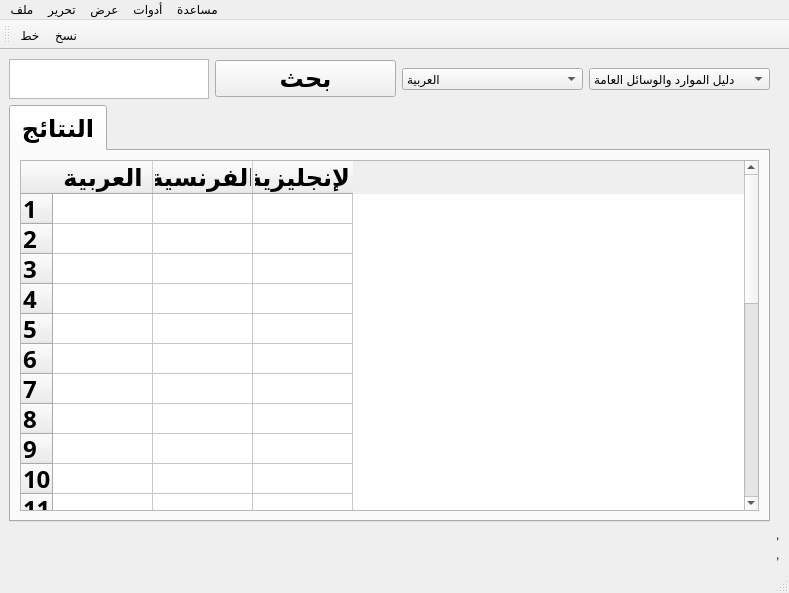
<?xml version="1.0" encoding="UTF-8"?>
<ui version="4.0">
 <class>MainWindow</class>
 <widget class="QMainWindow" name="MainWindow">
  <property name="enabled">
   <bool>true</bool>
  </property>
  <property name="geometry">
   <rect>
    <x>0</x>
    <y>0</y>
    <width>789</width>
    <height>593</height>
   </rect>
  </property>
  <property name="sizePolicy">
   <sizepolicy hsizetype="MinimumExpanding" vsizetype="MinimumExpanding">
    <horstretch>0</horstretch>
    <verstretch>0</verstretch>
   </sizepolicy>
  </property>
  <property name="windowTitle">
   <string>قطرب: تصريف الأفعال العربية</string>
  </property>
  <widget class="QWidget" name="centralwidget">
   <layout class="QGridLayout" name="gridLayout_3">
    <item row="1" column="1">
     <widget class="QLabel" name="Label">
      <property name="text">
       <string>,</string>
      </property>
     </widget>
    </item>
    <item row="2" column="1">
     <widget class="QLabel" name="Label_2">
      <property name="text">
       <string>,</string>
      </property>
     </widget>
    </item>
    <item row="0" column="0">
     <layout class="QGridLayout" name="gridLayout">
      <item row="0" column="0">
       <layout class="QGridLayout" name="gridLayout_4">
        <item row="1" column="0">
         <layout class="QHBoxLayout" name="horizontalLayout_6">
          <item>
           <layout class="QGridLayout" name="gridLayout_5">
            <item row="0" column="0">
             <widget class="QTextEdit" name="TSearch">
              <property name="enabled">
               <bool>true</bool>
              </property>
              <property name="maximumSize">
               <size>
                <width>200</width>
                <height>40</height>
               </size>
              </property>
              <property name="font">
               <font>
                <family>KacstOne</family>
                <pointsize>16</pointsize>
                <weight>75</weight>
                <bold>true</bold>
               </font>
              </property>
              <property name="toolTip">
               <string>&lt;!DOCTYPE HTML PUBLIC &quot;-//W3C//DTD HTML 4.0//EN&quot; &quot;http://www.w3.org/TR/REC-html40/strict.dtd&quot;&gt;
&lt;html&gt;&lt;head&gt;&lt;meta name=&quot;qrichtext&quot; content=&quot;1&quot; /&gt;&lt;style type=&quot;text/css&quot;&gt;
p, li { white-space: pre-wrap; }
&lt;/style&gt;&lt;/head&gt;&lt;body style=&quot; font-family:'KacstOne'; font-size:16pt; font-weight:600; font-style:normal;&quot;&gt;
&lt;p dir='rtl' style=&quot; margin-top:0px; margin-bottom:12px; margin-left:0px; margin-right:0px; -qt-block-indent:1; text-indent:0px;&quot;&gt;1-اكتب الكلمة التي تبحث عنها&lt;/p&gt;
&lt;p dir='rtl' style=&quot; margin-top:0px; margin-bottom:12px; margin-left:0px; margin-right:0px; -qt-block-indent:1; text-indent:0px;&quot;&gt;2- اختر لغة الكلمة&lt;/p&gt;
&lt;p dir='rtl' style=&quot; margin-top:0px; margin-bottom:12px; margin-left:0px; margin-right:0px; -qt-block-indent:1; text-indent:0px;&quot;&gt;3- اختر الدليل الذي تريده&lt;/p&gt;
&lt;p dir='rtl' style=&quot; margin-top:0px; margin-bottom:12px; margin-left:0px; margin-right:0px; -qt-block-indent:1; text-indent:0px;&quot;&gt;4-اضغط على بحث&lt;/p&gt;&lt;/body&gt;&lt;/html&gt;</string>
              </property>
              <property name="tabChangesFocus">
               <bool>false</bool>
              </property>
              <property name="undoRedoEnabled">
               <bool>false</bool>
              </property>
              <property name="lineWrapMode">
               <enum>QTextEdit::WidgetWidth</enum>
              </property>
              <property name="acceptRichText">
               <bool>false</bool>
              </property>
             </widget>
            </item>
            <item row="0" column="5">
             <widget class="QComboBox" name="CBLanguage">
              <item>
               <property name="text">
                <string>دليل الموارد والوسائل العامة</string>
               </property>
              </item>
             </widget>
            </item>
            <item row="0" column="2">
             <widget class="QComboBox" name="CBLexique">
              <item>
               <property name="text">
                <string>العربية</string>
               </property>
              </item>
              <item>
               <property name="text">
                <string>فرنسية</string>
               </property>
              </item>
              <item>
               <property name="text">
                <string>إنجليزية</string>
               </property>
              </item>
             </widget>
            </item>
            <item row="0" column="1">
             <widget class="QPushButton" name="BConjugate">
              <property name="font">
               <font>
                <family>ae_AlMateen</family>
                <pointsize>18</pointsize>
                <weight>75</weight>
                <bold>true</bold>
               </font>
              </property>
              <property name="toolTip">
               <string>&lt;!DOCTYPE HTML PUBLIC &quot;-//W3C//DTD HTML 4.0//EN&quot; &quot;http://www.w3.org/TR/REC-html40/strict.dtd&quot;&gt;
&lt;html&gt;&lt;head&gt;&lt;meta name=&quot;qrichtext&quot; content=&quot;1&quot; /&gt;&lt;style type=&quot;text/css&quot;&gt;
p, li { white-space: pre-wrap; }
&lt;/style&gt;&lt;/head&gt;&lt;body style=&quot; font-family:'ae_AlMateen'; font-size:18pt; font-weight:600; font-style:normal;&quot;&gt;
&lt;p style=&quot; margin-top:0px; margin-bottom:0px; margin-left:0px; margin-right:0px; -qt-block-indent:0; text-indent:0px;&quot;&gt;ابحث&lt;/p&gt;&lt;/body&gt;&lt;/html&gt;</string>
              </property>
              <property name="text">
               <string>بحث</string>
              </property>
             </widget>
            </item>
           </layout>
          </item>
         </layout>
        </item>
       </layout>
      </item>
      <item row="1" column="0">
       <widget class="QTabWidget" name="TabVoice">
        <property name="font">
         <font>
          <family>Traditional Arabic</family>
          <pointsize>18</pointsize>
          <weight>75</weight>
          <bold>true</bold>
         </font>
        </property>
        <property name="currentIndex">
         <number>0</number>
        </property>
        <widget class="QWidget" name="TabResult">
         <attribute name="title">
          <string>النتائج</string>
         </attribute>
         <layout class="QGridLayout" name="gridLayout_2">
          <item row="0" column="0">
           <widget class="QTableWidget" name="TabActiveResult">
            <property name="font">
             <font>
              <family>Traditional Arabic</family>
              <pointsize>18</pointsize>
              <weight>75</weight>
              <bold>true</bold>
             </font>
            </property>
            <property name="rowCount">
             <number>25</number>
            </property>
            <property name="columnCount">
             <number>3</number>
            </property>
            <row/>
            <row/>
            <row/>
            <row/>
            <row/>
            <row/>
            <row/>
            <row/>
            <row/>
            <row/>
            <row/>
            <row/>
            <row/>
            <row/>
            <row/>
            <row/>
            <row/>
            <row/>
            <row/>
            <row/>
            <row/>
            <row/>
            <row/>
            <row/>
            <row/>
            <column>
             <property name="text">
              <string>العربية</string>
             </property>
            </column>
            <column>
             <property name="text">
              <string>الفرنسية</string>
             </property>
            </column>
            <column>
             <property name="text">
              <string>الإنجليزية</string>
             </property>
            </column>
           </widget>
          </item>
         </layout>
        </widget>
       </widget>
      </item>
     </layout>
    </item>
   </layout>
  </widget>
  <widget class="QStatusBar" name="statusbar"/>
  <widget class="QMenuBar" name="menubar">
   <property name="geometry">
    <rect>
     <x>0</x>
     <y>0</y>
     <width>789</width>
     <height>21</height>
    </rect>
   </property>
   <widget class="QMenu" name="menu">
    <property name="title">
     <string>ملف</string>
    </property>
    <widget class="QMenu" name="menu_6">
     <property name="title">
      <string>معاينة قبل الطباعة</string>
     </property>
    </widget>
    <addaction name="AExport"/>
    <addaction name="APageSetup"/>
    <addaction name="separator"/>
    <addaction name="menu_6"/>
    <addaction name="APrint"/>
    <addaction name="AExit"/>
   </widget>
   <widget class="QMenu" name="menu_2">
    <property name="title">
     <string>عرض</string>
    </property>
    <addaction name="AFont"/>
   </widget>
   <widget class="QMenu" name="menu_3">
    <property name="title">
     <string>مساعدة</string>
    </property>
    <addaction name="AAbout"/>
    <addaction name="AManual"/>
    <addaction name="AWhoisqutrub"/>
   </widget>
   <widget class="QMenu" name="menu_4">
    <property name="title">
     <string>تحرير</string>
    </property>
    <addaction name="ACopy"/>
   </widget>
   <widget class="QMenu" name="menu_5">
    <property name="title">
     <string>أدوات</string>
    </property>
    <addaction name="ASetting"/>
   </widget>
   <addaction name="menu"/>
   <addaction name="menu_4"/>
   <addaction name="menu_2"/>
   <addaction name="menu_5"/>
   <addaction name="menu_3"/>
  </widget>
  <widget class="QToolBar" name="toolBar">
   <property name="windowTitle">
    <string>toolBar</string>
   </property>
   <attribute name="toolBarArea">
    <enum>TopToolBarArea</enum>
   </attribute>
   <attribute name="toolBarBreak">
    <bool>false</bool>
   </attribute>
   <addaction name="AFont"/>
   <addaction name="ACopy"/>
  </widget>
  <action name="AExport">
   <property name="text">
    <string>ت&amp;صدير</string>
   </property>
  </action>
  <action name="AExit">
   <property name="text">
    <string>&amp;خروج</string>
   </property>
  </action>
  <action name="AFont">
   <property name="icon">
    <iconset resource="lexique.qrc">
     <normaloff>:/ar/images/application_x_font_afm.png</normaloff>:/ar/images/application_x_font_afm.png</iconset>
   </property>
   <property name="text">
    <string>خط</string>
   </property>
  </action>
  <action name="AAbout">
   <property name="text">
    <string>حول البرنامج</string>
   </property>
  </action>
  <action name="AManual">
   <property name="text">
    <string>دليل الاستعمال</string>
   </property>
  </action>
  <action name="ACopy">
   <property name="text">
    <string>نسخ</string>
   </property>
  </action>
  <action name="AWhoisqutrub">
   <property name="text">
    <string>عن المجلس الأعلى للغة العربية</string>
   </property>
  </action>
  <action name="ASetting">
   <property name="text">
    <string>تفضيلات</string>
   </property>
  </action>
  <action name="APrint">
   <property name="text">
    <string>طباعة...</string>
   </property>
  </action>
  <action name="APageSetup">
   <property name="text">
    <string>إعداد الصفحة</string>
   </property>
  </action>
 </widget>
 <resources>
  <include location="lexique.qrc"/>
 </resources>
 <connections>
  <connection>
   <sender>AExit</sender>
   <signal>toggled(bool)</signal>
   <receiver>MainWindow</receiver>
   <slot>close()</slot>
   <hints>
    <hint type="sourcelabel">
     <x>-1</x>
     <y>-1</y>
    </hint>
    <hint type="destinationlabel">
     <x>453</x>
     <y>385</y>
    </hint>
   </hints>
  </connection>
 </connections>
</ui>
